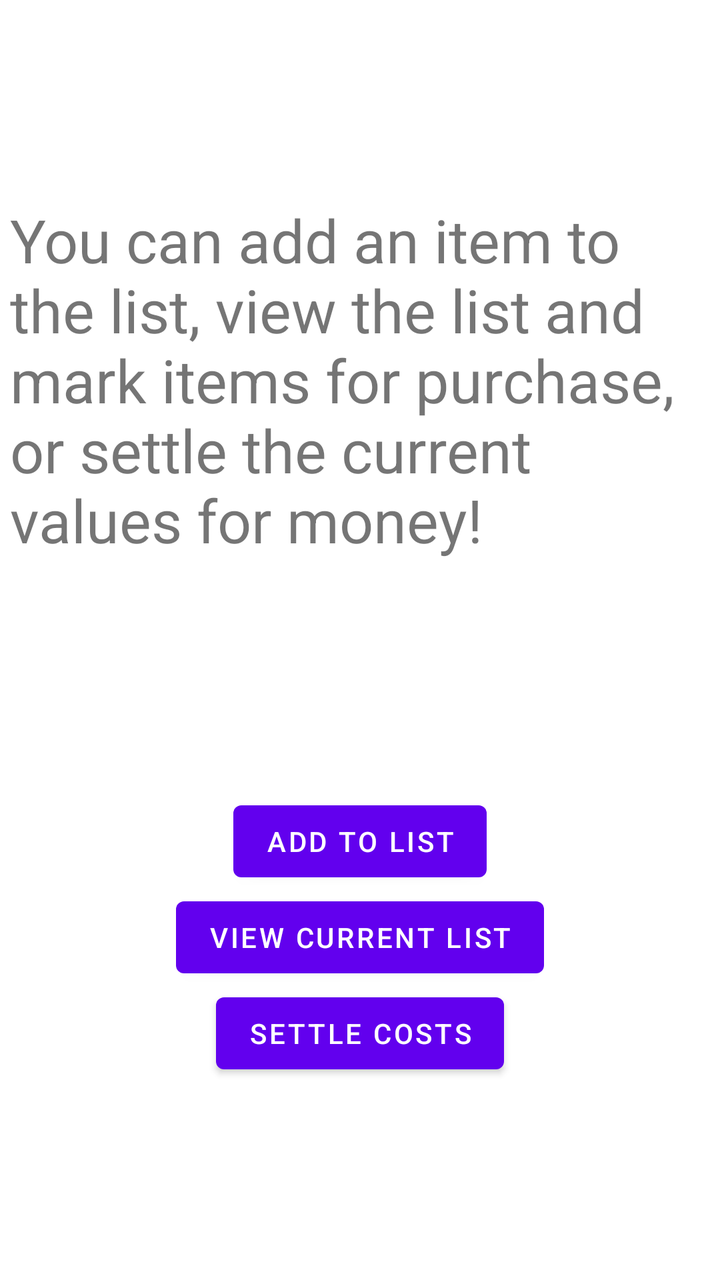
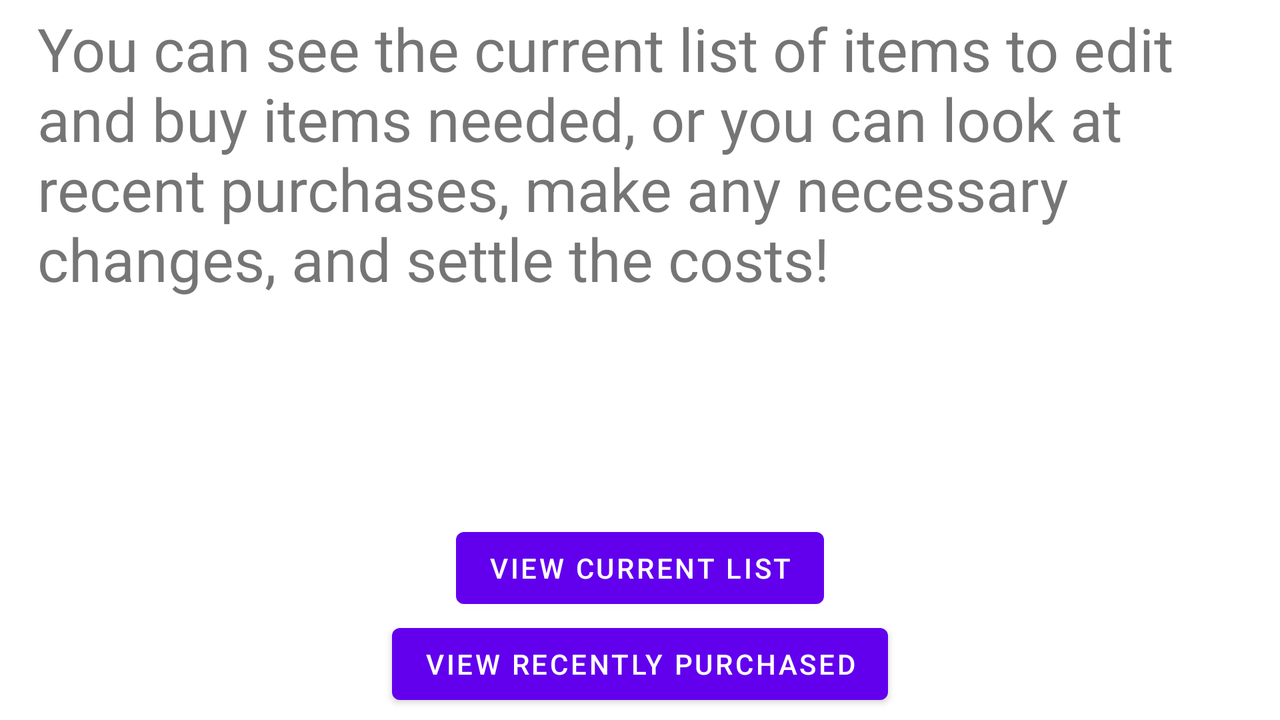

An Android layout and its configuration variant, each rendered on a device that would load it. The default file and the variant file are quoted in full after the pictures.
<!-- AndroidManifest.xml: application theme Theme.RoommateShopper -->
<!-- res/layout/activity_shopping_manager.xml -->
<?xml version="1.0" encoding="utf-8"?>
<androidx.constraintlayout.widget.ConstraintLayout xmlns:android="http://schemas.android.com/apk/res/android"
    xmlns:app="http://schemas.android.com/apk/res-auto"
    xmlns:tools="http://schemas.android.com/tools"
    android:layout_width="match_parent"
    android:layout_height="match_parent"
    tools:context=".ShoppingManagerActivity">

    <TextView
        android:id="@+id/textView2"
        android:layout_width="350dp"
        android:layout_height="197dp"
        android:layout_marginBottom="100dp"
        android:text="You can add an item to the list, view the list and mark items for purchase, or settle the current values for money!"
        android:textSize="30sp"
        app:layout_constraintBottom_toTopOf="@+id/addToList"
        app:layout_constraintEnd_toEndOf="parent"
        app:layout_constraintStart_toStartOf="parent"
        app:layout_constraintTop_toTopOf="parent"
        app:layout_constraintVertical_chainStyle="packed" />

    <Button
        android:id="@+id/addToList"
        android:layout_width="wrap_content"
        android:layout_height="wrap_content"
        android:text="Add To List"
        app:layout_constraintBottom_toTopOf="@+id/currentList"
        app:layout_constraintEnd_toEndOf="parent"
        app:layout_constraintStart_toStartOf="parent"
        app:layout_constraintTop_toBottomOf="@+id/textView2" />

    <Button
        android:id="@+id/currentList"
        android:layout_width="wrap_content"
        android:layout_height="wrap_content"
        android:text="View Current List"
        app:layout_constraintBottom_toTopOf="@+id/settleCosts"
        app:layout_constraintEnd_toEndOf="parent"
        app:layout_constraintStart_toStartOf="parent"
        app:layout_constraintTop_toBottomOf="@+id/addToList" />

    <Button
        android:id="@+id/settleCosts"
        android:layout_width="wrap_content"
        android:layout_height="wrap_content"
        android:text="Settle Costs"
        app:layout_constraintBottom_toBottomOf="parent"
        app:layout_constraintEnd_toEndOf="parent"
        app:layout_constraintStart_toStartOf="parent"
        app:layout_constraintTop_toBottomOf="@+id/currentList" />
</androidx.constraintlayout.widget.ConstraintLayout>
<!-- resources referenced by this layout -->
<resources>
  <style name="Theme.RoommateShopper" parent="Theme.MaterialComponents.DayNight.DarkActionBar">
          
          <item name="colorPrimary">@color/purple_500</item>
          <item name="colorPrimaryVariant">@color/purple_700</item>
          <item name="colorOnPrimary">@color/white</item>
          
          <item name="colorSecondary">@color/teal_200</item>
          <item name="colorSecondaryVariant">@color/teal_700</item>
          <item name="colorOnSecondary">@color/black</item>
          
          <item name="android:statusBarColor" tools:targetApi="l">?attr/colorPrimaryVariant</item>
          
      </style>
</resources>
<!-- res/layout-land/activity_shopping_manager.xml (the repository's variant of the layout above) -->
<!-- drawn on the phone turned sideways -->
<?xml version="1.0" encoding="utf-8"?>
<androidx.constraintlayout.widget.ConstraintLayout xmlns:android="http://schemas.android.com/apk/res/android"
    xmlns:app="http://schemas.android.com/apk/res-auto"
    xmlns:tools="http://schemas.android.com/tools"
    android:layout_width="match_parent"
    android:layout_height="match_parent"
    tools:context=".ShoppingManagerActivity">

    <TextView
        android:id="@+id/textView2"
        android:layout_width="603dp"
        android:layout_height="156dp"
        android:layout_marginBottom="100dp"
        android:text="You can see the current list of items to edit and buy items needed, or you can look at recent purchases, make any necessary changes, and settle the costs!"
        android:textSize="30sp"
        app:layout_constraintBottom_toTopOf="@+id/currentList"
        app:layout_constraintEnd_toEndOf="parent"
        app:layout_constraintStart_toStartOf="parent"
        app:layout_constraintTop_toTopOf="parent"
        app:layout_constraintVertical_chainStyle="packed" />

    <Button
        android:id="@+id/currentList"
        android:layout_width="wrap_content"
        android:layout_height="wrap_content"
        android:text="View Current List"
        app:layout_constraintBottom_toTopOf="@+id/purchasedList"
        app:layout_constraintEnd_toEndOf="parent"
        app:layout_constraintStart_toStartOf="parent"
        app:layout_constraintTop_toBottomOf="@+id/textView2" />

    <Button
        android:id="@+id/purchasedList"
        android:layout_width="wrap_content"
        android:layout_height="wrap_content"
        android:text="View Recently Purchased"
        app:layout_constraintBottom_toBottomOf="parent"
        app:layout_constraintEnd_toEndOf="parent"
        app:layout_constraintStart_toStartOf="parent"
        app:layout_constraintTop_toBottomOf="@+id/currentList" />
</androidx.constraintlayout.widget.ConstraintLayout>
